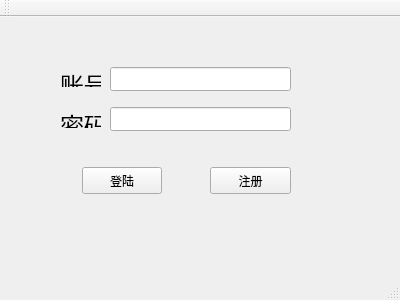
<?xml version="1.0" encoding="UTF-8"?>
<ui version="4.0">
 <class>MainWindow</class>
 <widget class="QMainWindow" name="MainWindow">
  <property name="geometry">
   <rect>
    <x>0</x>
    <y>0</y>
    <width>400</width>
    <height>300</height>
   </rect>
  </property>
  <property name="windowTitle">
   <string>MainWindow</string>
  </property>
  <widget class="QWidget" name="centralWidget">
   <widget class="QLabel" name="client">
    <property name="geometry">
     <rect>
      <x>60</x>
      <y>50</y>
      <width>41</width>
      <height>20</height>
     </rect>
    </property>
    <property name="text">
     <string>&lt;html&gt;&lt;head/&gt;&lt;body&gt;&lt;p&gt;&lt;span style=&quot; font-size:18pt;&quot;&gt;账号&lt;/span&gt;&lt;/p&gt;&lt;/body&gt;&lt;/html&gt;</string>
    </property>
   </widget>
   <widget class="QLineEdit" name="client_edit">
    <property name="geometry">
     <rect>
      <x>110</x>
      <y>50</y>
      <width>181</width>
      <height>24</height>
     </rect>
    </property>
   </widget>
   <widget class="QPushButton" name="login_button">
    <property name="geometry">
     <rect>
      <x>82</x>
      <y>150</y>
      <width>80</width>
      <height>27</height>
     </rect>
    </property>
    <property name="text">
     <string>登陆</string>
    </property>
   </widget>
   <widget class="QPushButton" name="register_button">
    <property name="geometry">
     <rect>
      <x>210</x>
      <y>150</y>
      <width>81</width>
      <height>27</height>
     </rect>
    </property>
    <property name="text">
     <string>注册</string>
    </property>
   </widget>
   <widget class="QLabel" name="password">
    <property name="geometry">
     <rect>
      <x>60</x>
      <y>90</y>
      <width>41</width>
      <height>21</height>
     </rect>
    </property>
    <property name="text">
     <string>&lt;html&gt;&lt;head/&gt;&lt;body&gt;&lt;p&gt;&lt;span style=&quot; font-size:18pt;&quot;&gt;密码&lt;/span&gt;&lt;/p&gt;&lt;/body&gt;&lt;/html&gt;</string>
    </property>
   </widget>
   <widget class="QLineEdit" name="passwordline">
    <property name="geometry">
     <rect>
      <x>110</x>
      <y>90</y>
      <width>181</width>
      <height>24</height>
     </rect>
    </property>
   </widget>
   <zorder>login_button</zorder>
   <zorder>client</zorder>
   <zorder>client_edit</zorder>
   <zorder>register_button</zorder>
   <zorder>password</zorder>
   <zorder>passwordline</zorder>
  </widget>
  <widget class="QMenuBar" name="menuBar">
   <property name="geometry">
    <rect>
     <x>0</x>
     <y>0</y>
     <width>400</width>
     <height>25</height>
    </rect>
   </property>
  </widget>
  <widget class="QToolBar" name="mainToolBar">
   <attribute name="toolBarArea">
    <enum>TopToolBarArea</enum>
   </attribute>
   <attribute name="toolBarBreak">
    <bool>false</bool>
   </attribute>
  </widget>
  <widget class="QStatusBar" name="statusBar"/>
 </widget>
 <layoutdefault spacing="6" margin="11"/>
 <resources/>
 <connections/>
</ui>
